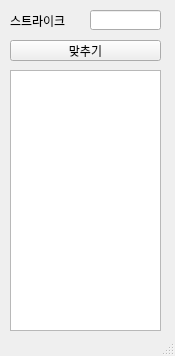
<?xml version="1.0" encoding="UTF-8"?>
<ui version="4.0">
 <class>MainWindow</class>
 <widget class="QMainWindow" name="MainWindow">
  <property name="geometry">
   <rect>
    <x>0</x>
    <y>0</y>
    <width>175</width>
    <height>356</height>
   </rect>
  </property>
  <property name="windowTitle">
   <string>MainWindow</string>
  </property>
  <widget class="QWidget" name="centralwidget">
   <widget class="QLabel" name="lb">
    <property name="geometry">
     <rect>
      <x>10</x>
      <y>10</y>
      <width>61</width>
      <height>21</height>
     </rect>
    </property>
    <property name="text">
     <string>스트라이크</string>
    </property>
   </widget>
   <widget class="QLineEdit" name="le">
    <property name="geometry">
     <rect>
      <x>90</x>
      <y>10</y>
      <width>71</width>
      <height>20</height>
     </rect>
    </property>
   </widget>
   <widget class="QPushButton" name="pb">
    <property name="geometry">
     <rect>
      <x>10</x>
      <y>40</y>
      <width>151</width>
      <height>21</height>
     </rect>
    </property>
    <property name="text">
     <string>맞추기</string>
    </property>
   </widget>
   <widget class="QTextEdit" name="te">
    <property name="geometry">
     <rect>
      <x>10</x>
      <y>70</y>
      <width>151</width>
      <height>261</height>
     </rect>
    </property>
   </widget>
  </widget>
  <widget class="QStatusBar" name="statusbar"/>
 </widget>
 <resources/>
 <connections/>
</ui>
